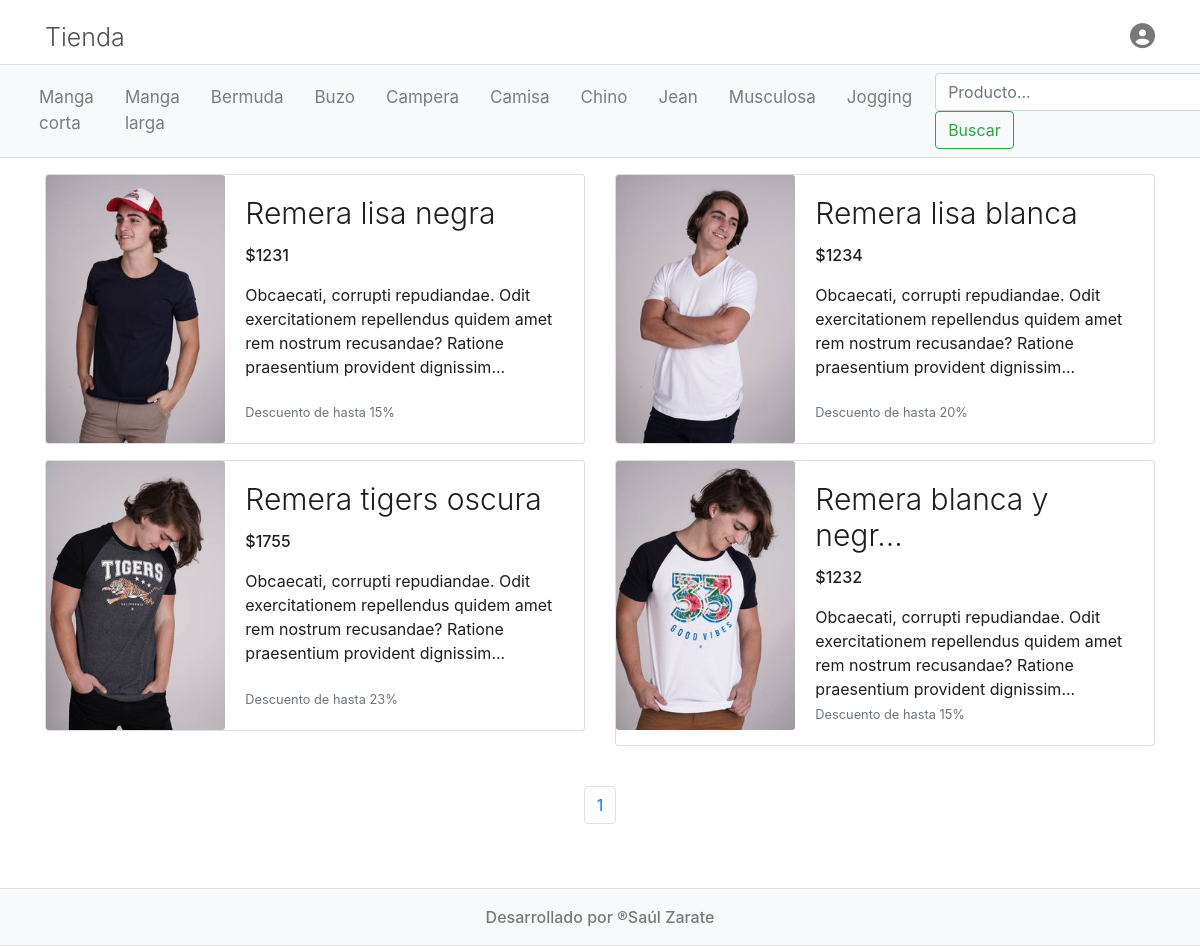
Page /index.php?controller=producto&action=getForCategoria&categoria=1 on the committed database.
### tables this page shows
CREATE TABLE `categoria` (
  `id` tinyint(3) UNSIGNED NOT NULL,
  `nombre` varchar(50) NOT NULL
);

CREATE TABLE `producto` (
  `id` tinyint(3) UNSIGNED NOT NULL,
  `nombre` varchar(100) NOT NULL,
  `precio` float NOT NULL,
  `descripcion` text NOT NULL,
  `imagen` varchar(200) NOT NULL,
  `categoria_id` tinyint(3) UNSIGNED NOT NULL
);

### controllers/ProductoController.php (called while the page is built, shortened)
<?php
require_once __DIR__ . "/../models/Producto.php";
require_once __DIR__ . "/../models/Categoria.php";
require_once __DIR__ . "/../helpers/Utils.php";
class ProductoController{
    public function getForCategoria(){
        $id_categoria = $_GET["categoria"];
        $producto = new Producto();
        $producto->setCategoriaId($id_categoria);
        $cantProductos = ($producto->countForCategoria())->cantidad;
        $pagina = $_GET['pagina'] ?? 1;
        $cantBotonesPaginacion = ceil($cantProductos / self::RESULTADOS_POR_PAGINA);
        $productos = $producto->getForCategoria(self::RESULTADOS_POR_PAGINA, $pagina);
        $paginador = new Paginator($cantBotonesPaginacion, base_url."index.php?controller=producto&action=getForCategoria&categoria="."$id_categoria");
        require_once __DIR__ . "/../views/producto/destacados.php";
    }
}

### helpers/Utils.php (called while the page is built, shortened)
<?php
class Utils {
  public static function showCategorias(){
    require_once __DIR__ . "/../models/Categoria.php";
    $categorias = new Categoria();
    return $categorias->getAll();
  }
  public static function isAdmin(){
    return isset($_SESSION["identity"]) && $_SESSION["identity"]->rol == "admin";
  }
}

### config/db.php (called while the page is built)
<?php
class DataBase {
    public static function conexion(){
        try{
            $baseDatos = "dvshop";
            $host = "127.0.0.1";
            $port = 3306;
            $user = "root";
            $password = "";
            return new PDO("mysql:dbname=$baseDatos;chartset=UTF-8;host=$host;port=$port",$user,$password);
        }catch( Exception $e ){
            echo "Erro en la conexion con la base de datos <br>";
            echo $e->getMessage();
            exit();
        }
    }
}

### models/Categoria.php (called while the page is built, shortened)
<?php
require_once __DIR__ . "/../config/db.php";
class Categoria {
    private $db;
    public function __construct(){
        $this->db = DataBase::conexion();
    }
    public function getAll(){
        $sql = "SELECT * FROM categoria";
        $query = $this->db->prepare($sql);
        $query->execute();
        return $query->fetchAll(PDO::FETCH_OBJ);
    }
}

### models/Producto.php (called while the page is built, shortened)
<?php
require_once __DIR__ . "/../config/db.php";
class Producto{
    private $categoria_id;
    private $db;
    public function __construct(){
        $this->db = DataBase::conexion();
    }
    public function setCategoriaId($categoria_id){
        $this->categoria_id = $categoria_id;
    }
    public function countForCategoria(){
        $query = $this->db->prepare("SELECT COUNT(id) as cantidad FROM producto WHERE categoria_id = :categoria");
        $query->execute([
            ":categoria" => $this->categoria_id
        ]);
        return $query->fetch(PDO::FETCH_OBJ);
    }
    public function getForCategoria($cuantos = false, $pagina = false){
        $sql = "SELECT * FROM producto WHERE categoria_id = :categoria";
        if($cuantos && $pagina){
            $desde = ($pagina -1) * $cuantos;
            $sql = "SELECT * FROM producto WHERE categoria_id = :categoria limit $cuantos offset $desde";
        }
        $query = $this->db->prepare($sql);
        $query->execute([
            ":categoria" => $this->categoria_id
        ]);
        return $query->fetchAll(PDO::FETCH_OBJ);
    }
}

### views/producto/destacados.php (the view, shortened to what this page needs)
<!DOCTYPE html>
<html lang="es">
<head>
    <?php require_once __DIR__ . "/../layout/links.php" ?>
</head>
<body>
    <?php require_once __DIR__ ."/../layout/header.php" ?>
    <?php require_once __DIR__ ."/../layout/nav.php" ?>
    <main class="container mb-5 mt-3">
        <div class="row">
            <?php foreach($productos as $producto):?>
            <div class="col-sm-6 ">
                <div class="card mb-3" style="max-width: 540px;">
                    <div class="row no-gutters">
                        <div class="col-md-4">
                            <img src="<?=base_url.'uploads/images/'.$producto->imagen?>" class="card-img img-fluid" height="200" alt="...">
                        </div>
                        <div class="col-md-8">
                            <div class="card-body card-body-producto d-flex align-content-between flex-wrap">
                                <div>
                                    <a href="<?=base_url?>index.php?controller=producto&action=getOne&productoId=<?=$producto->id?>" class="enlaceAProducto">
                                        <h2 class="card-title display-4 title-productos">
                                            <?php if(strlen($producto->nombre)<22){
                                                echo ucfirst($producto->nombre);
                                            }else{
                                                echo substr(ucfirst($producto->nombre),0,20)."...";
                                            }?>
                                        </h2>
                                        <p class="card-text precio-productos">$<?=$producto->precio?></p>
                                        <p class="card-text"><?=substr(ucfirst($producto->descripcion), 0, 140)."..."?></p>
                                    </a>
                                </div>
                                <div>
                                    <p class="card-text"><small class="text-muted">Descuento de hasta <?=rand(10, 40)?>%</small></p>
                                </div>
                            </div>
                        </div>
                    </div>
                </div>
            </div>
            <?php endforeach;?>
            <?php if(isset($paginador)): ?>
                <div class="col-12 pt-4">
                    <?php echo $paginador->getPaginador() ?>
                </div>
            <?php endif; ?>
        </div>
    </main>
    <?php require_once __DIR__ . "/../layout/footer.php"?>
</body>
</html>

### views/layout/nav.php (shortened to what this page needs)
<nav class="navbar navbar-expand-lg navbar-light bg-light barraDeNavegacion">
    <div class="container-fluid">
      <div class="collapse navbar-collapse" id="navbarSupportedContent">
        <ul class="navbar-nav mr-auto">
          <?php
          if (!Utils::isAdmin()) :
            foreach (Utils::showCategorias() as $categoria) : ?>
              <li class="nav-item">
                <a class="nav-link a-navBar" href="<?= base_url . "index.php?controller=producto&action=getForCategoria&categoria=" . $categoria->id ?>">
                  <?= ucfirst($categoria->nombre) ?>
                </a>
              </li>
          <?php
            endforeach;
          endif; ?>
        </ul>
          <?php if (!Utils::isAdmin()): ?>
            <form class="form-inline my-2 my-lg-0" action="<?=base_url.'index.php?controller=producto&action=search'?>" method="POST">
              <input class="form-control" type="search" placeholder="Producto..." aria-label="Search" name="producto">
              <button class="btn btn-outline-success my-2 my-sm-0" type="submit" name="submitBuscador">Buscar</button>
            </form>
          <?php endif; ?>
      </div>
    </div>
  </nav>

### assets/css/style.css (style rules this page uses)
* { margin: 0; padding: 0; box-sizing: border-box; }
a { text-decoration: none!important; }
nav.barraDeNavegacion { position: sticky!important; top: 0; z-index: 99; border-top: 1px solid #ddd; border-bottom: 1px solid #ddd; }
.a-navBar { font-size: 17px; margin-right: 15px; }
.title-productos { font-size: 30px; }
.precio-productos { font-weight: 500; }
.enlaceAProducto { color: rgb(30,30,30); }
.card-body-producto { height: 100%; }

### rows in the picture
categoria: nombre "Manga corta"
categoria: nombre "Manga larga"
categoria: nombre "Bermuda"
categoria: nombre "Buzo"
categoria: nombre "Campera"
categoria: nombre "Camisa"
categoria: nombre "Chino"
categoria: nombre "Jean"
categoria: nombre "Musculosa"
categoria: nombre "Jogging"
producto: imagen (picture), nombre "Remera lisa negra", precio "1231", descripcion "Obcaecati, corrupti repudiandae. Odit exercitationem repellendus quidem amet rem nostrum recusandae? Ratione praesentium provident dignissim"
producto: imagen (picture), nombre "Remera lisa blanca", precio "1234", descripcion "Obcaecati, corrupti repudiandae. Odit exercitationem repellendus quidem amet rem nostrum recusandae? Ratione praesentium provident dignissim"
producto: imagen (picture), nombre "Remera tigers oscura", precio "1755", descripcion "Obcaecati, corrupti repudiandae. Odit exercitationem repellendus quidem amet rem nostrum recusandae? Ratione praesentium provident dignissim"
producto: imagen (picture), nombre "Remera blanca y negr", precio "1232", descripcion "Obcaecati, corrupti repudiandae. Odit exercitationem repellendus quidem amet rem nostrum recusandae? Ratione praesentium provident dignissim"
